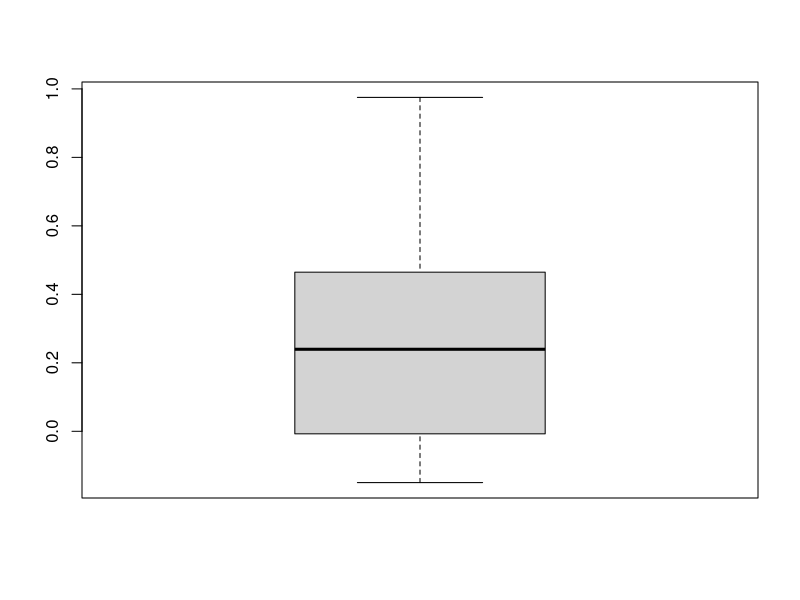
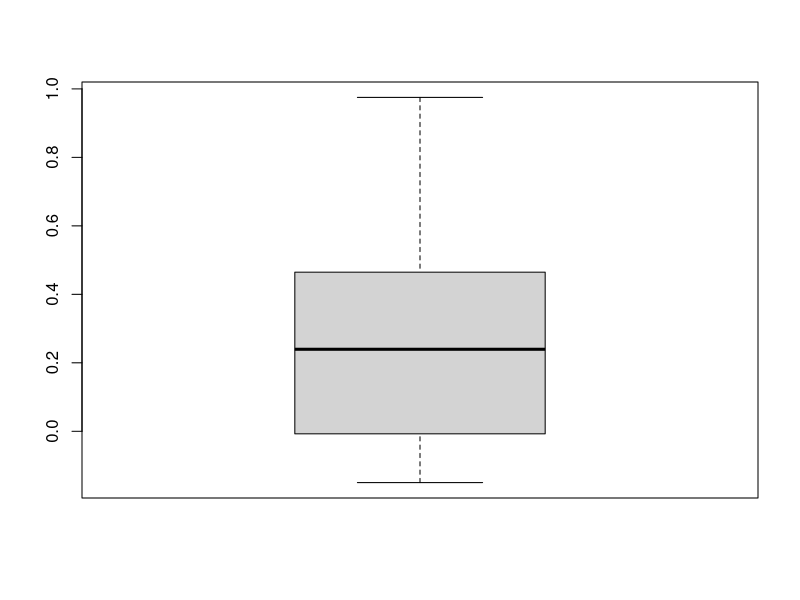
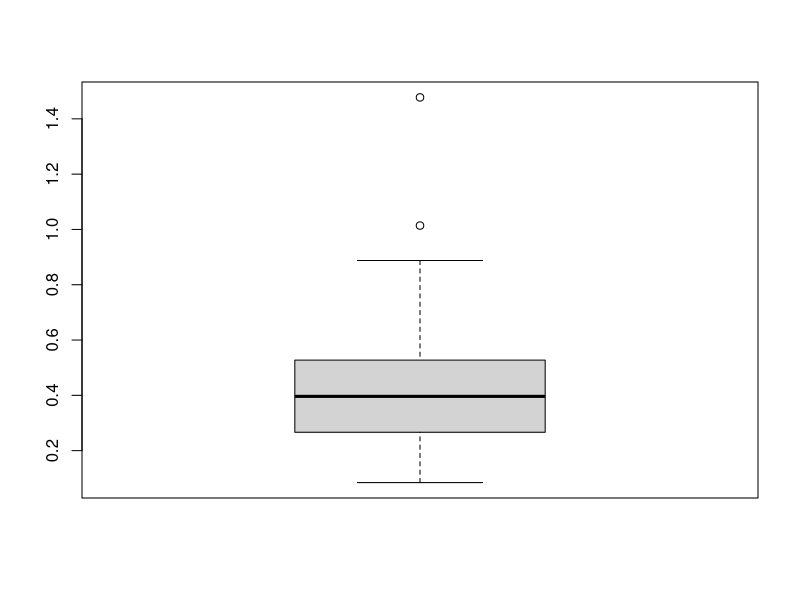
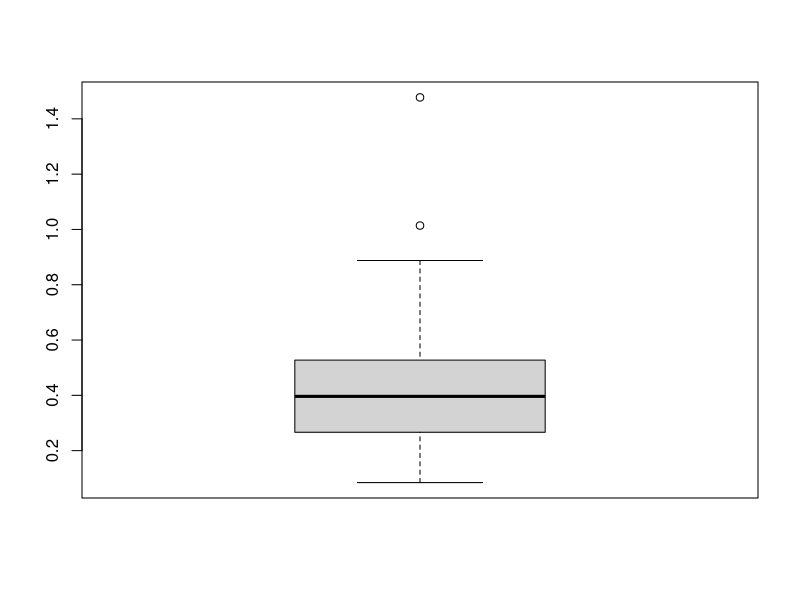
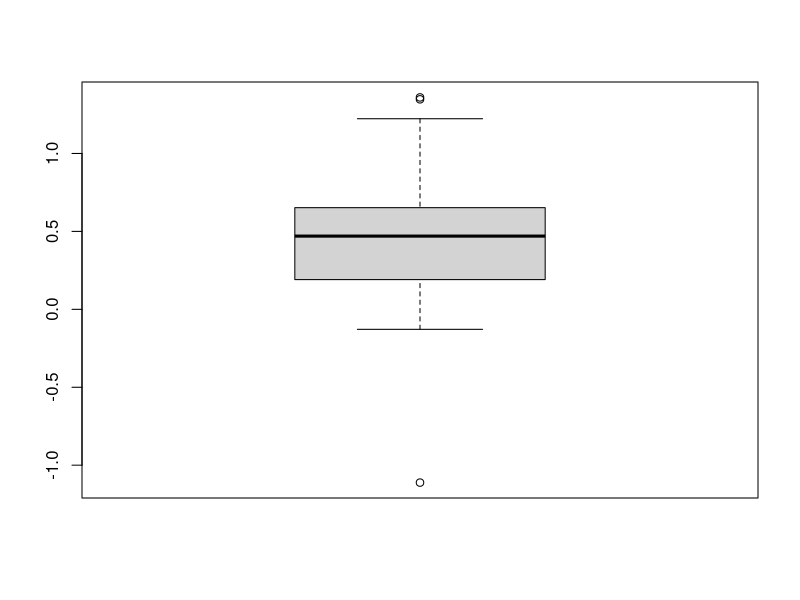
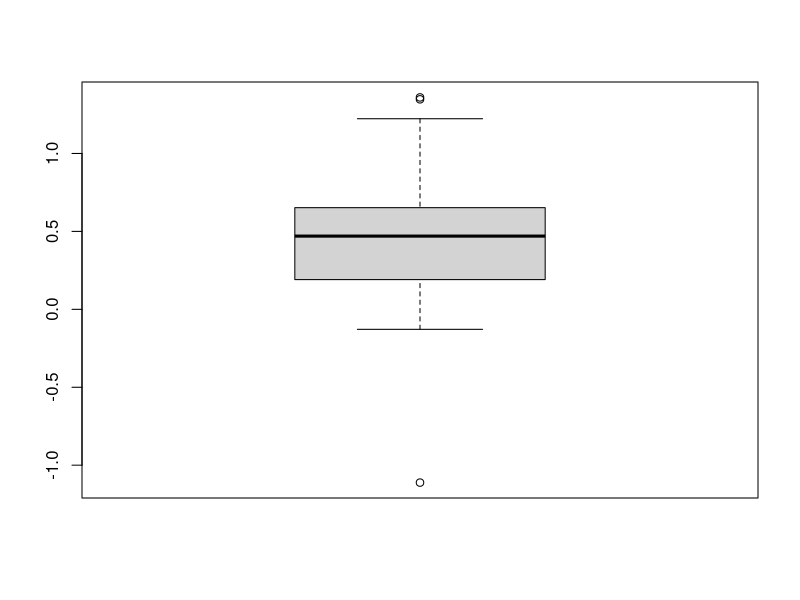
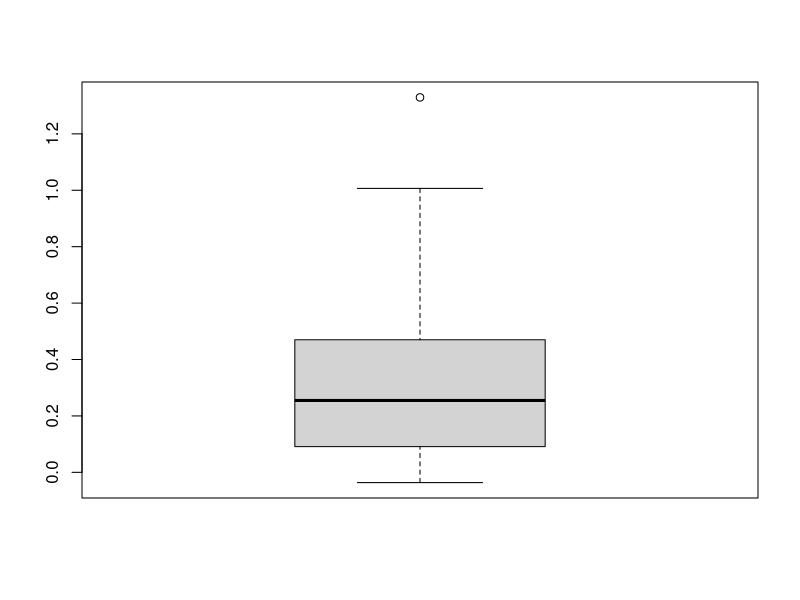
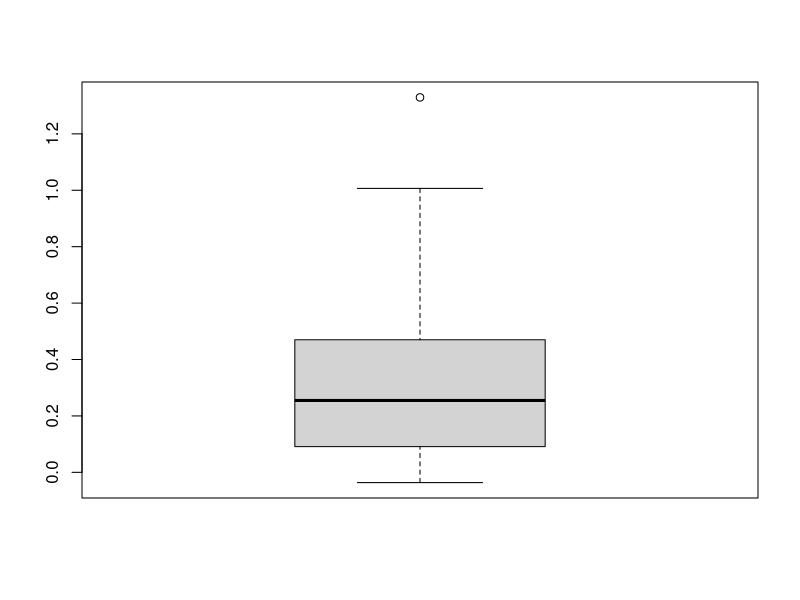

Source code (R) for these figures, in order: (Note: this script raises an error after producing the figures.)
library(tidyverse)
library(magrittr)

setwd(dirname(rstudioapi::getActiveDocumentContext()$path))

is_outlier <- function(x) {
  lower <- boxplot(log(x))$stats[1]
  upper <- boxplot(log(x))$stats[5]
  return(!between(log(x), lower, upper))
}

#---------------------------------------------------------------#
# YES NO TASK
#---------------------------------------------------------------#
df_chen <- read_csv("chen-2019-4a.csv") %>% 
  filter(stim == "word")

df_chen$sub[df_chen$sub == 29][1:112] <- 1234
df_chen$sub[df_chen$sub == 34][1:112] <- 4321

sum <- df_chen %>% group_by(sub) %>% summarise(N = n())

df_chen %<>% 
  rename(id = sub,
         new_item = item,
         new_resp = response,
         rt = RT) %>% 
  select(id, new_item, new_resp, correct, rt) %>% 
  mutate(new_item = ifelse(new_item == "new", 1, 0),
         new_resp = ifelse(new_resp == "new", 1, 0),
         id = dense_rank(id)) %>% 
  group_by(id) %>%
  mutate(trial_filter = is_outlier(rt)) %>% 
  ungroup() %>% 
  mutate(rt = ifelse(trial_filter, NA, rt)) %>%
  select(-trial_filter) %>% 
  write_csv("../application/2afc_task/data/yes_no_data.csv")

#---------------------------------------------------------------#
# 2AFC
#---------------------------------------------------------------#
df_schnuerch <- read_csv("schnuerch-BA_oi_data.csv") %>% 
  filter(condition == "hehe",
         type == "hetero") %>% 
  select(code, oldPic, answer, correct, time) %>% 
  rename(id = code,
         correct_resp = oldPic,
         resp = answer,
         rt = time) %>% 
  mutate(rt = rt / 1000,
         id = dense_rank(id)) %>% 
  group_by(id) %>%
  mutate(trial_filter = is_outlier(rt)) %>%
  ungroup() %>%
  mutate(rt = ifelse(trial_filter, NA, rt)) %>%
  select(-trial_filter) %>%
  write_csv("../application/yes_no_task/data/2afc_data.csv")

summary <- df_schnuerch %>% 
  group_by(id) %>% 
  summarise(n = n(),
            rt_mean = mean(rt, na.rm = T))
